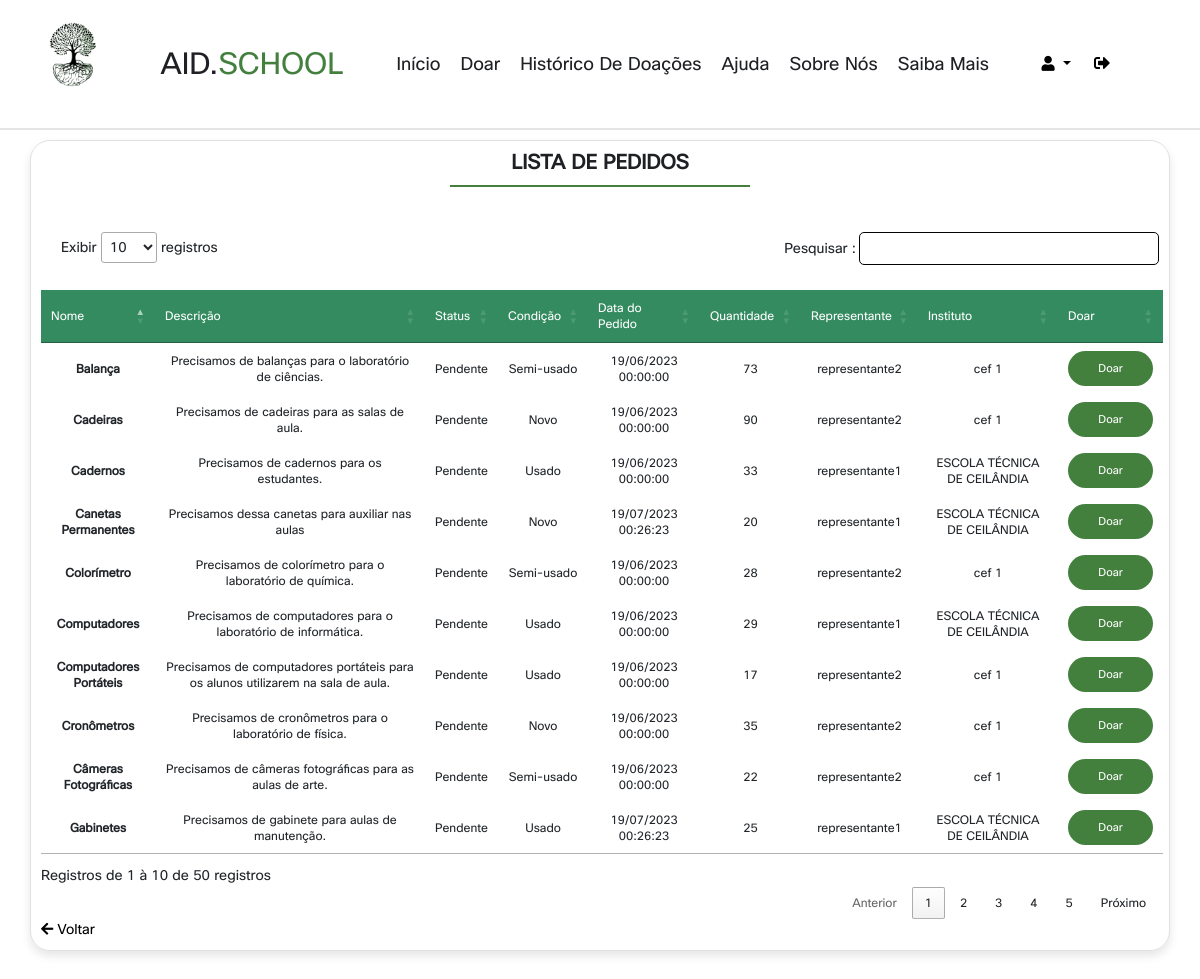
Page /VIEW/ListarPedidoDoador.php (signed in) on the committed database.
### tables this page shows
CREATE TABLE IF NOT EXISTS `pedido` (
  `idpedido` INT(10) NOT NULL AUTO_INCREMENT,
  `nomepedido` VARCHAR(45) NOT NULL,
  `descricaopedido` VARCHAR(120) NOT NULL,
  `condicao` VARCHAR(60) NOT NULL,
  `status` INT NOT NULL DEFAULT 1 COMMENT '1==PENDENTE\n2==EM ANDAMENTO\n3==CONCLUIDO',
  `datapedido` TIMESTAMP NOT NULL DEFAULT CURRENT_TIMESTAMP() ON UPDATE CURRENT_TIMESTAMP(),
  `quantidadepedido` VARCHAR(45) NOT NULL,
  `idinstituto` INT(10) NOT NULL,
  `idrepresentante` INT(11) NOT NULL,
  PRIMARY KEY (`idpedido`),
  INDEX `fk_pedido_Instituto1_idx` (`idinstituto` ASC),
  INDEX `fk_pedido_representante1_idx` (`idrepresentante` ASC),
  CONSTRAINT `fk_pedido_Instituto1`
    FOREIGN KEY (`idinstituto`)
    REFERENCES `instituto` (`idinstituto`)
    ON DELETE CASCADE
    ON UPDATE CASCADE,
  CONSTRAINT `fk_pedido_representante1`
    FOREIGN KEY (`idrepresentante`)
    REFERENCES `representante` (`idrepresentante`)
    ON DELETE CASCADE
    ON UPDATE CASCADE);

CREATE TABLE IF NOT EXISTS `representante` (
  `idrepresentante` INT(11) NOT NULL AUTO_INCREMENT,
  `nomerep` VARCHAR(60) NOT NULL,
  `cpfrep` VARCHAR(60) NOT NULL,
  `rgrep` VARCHAR(60) NOT NULL,
  `dtnascrep` DATE NOT NULL,
  `enderecorep` VARCHAR(60) NOT NULL,
  `emailrep` VARCHAR(60) NOT NULL,
  `telefonerep` VARCHAR(60) NOT NULL,
  `sexo` VARCHAR(60) NOT NULL,
  `idinstituto` INT(10) NOT NULL,
  `idusuario` INT(10) NOT NULL,
  PRIMARY KEY (`idrepresentante`),
  UNIQUE INDEX `matricula_UNIQUE` (`idrepresentante` ASC),
  UNIQUE INDEX `RG_UNIQUE` (`rgrep` ASC),
  UNIQUE INDEX `CPF_UNIQUE` (`cpfrep` ASC),
  INDEX `fk_representante_Instituto1_idx` (`idinstituto` ASC),
  INDEX `fk_representante_usuario1_idx` (`idusuario` ASC),
  CONSTRAINT `fk_representante_Instituto1`
    FOREIGN KEY (`idinstituto`)
    REFERENCES `instituto` (`idinstituto`)
    ON DELETE CASCADE
    ON UPDATE CASCADE,
  CONSTRAINT `fk_representante_usuario1`
    FOREIGN KEY (`idusuario`)
    REFERENCES `usuario` (`idusuario`)
    ON DELETE CASCADE
    ON UPDATE CASCADE);

CREATE TABLE IF NOT EXISTS `instituto` (
  `idinstituto` INT(10) NOT NULL AUTO_INCREMENT,
  `nomeinstituto` VARCHAR(60) NOT NULL,
  `emailinstituto` VARCHAR(60) NOT NULL,
  `telefoneinstituto` VARCHAR(60) NOT NULL,
  `enderecoinstituto` VARCHAR(60) NOT NULL,
  PRIMARY KEY (`idinstituto`));

### DAO/CONEXAO/CONEXAO.php (called while the page is built)
<?php
abstract class CONEXAO {
    private static $instance;
    public static function getInstance() {
        try {
            if (!isset(self::$instance)) {
                self::$instance = new PDO("mysql:host=localhost;dbname=dbdoar;charset=UTF8", "root", "");
                self::$instance->setAttribute(PDO::ATTR_ERRMODE, PDO::ERRMODE_EXCEPTION);
            }
            return self::$instance;
        } catch (PDOException $exc) {
            echo "Erro ao conectar o banco de dados :" . $exc->getMessage();
        }
    }
}
?>

### DAO/PedidoDAO.php (called while the page is built, shortened)
<?php
require_once 'CONEXAO/CONEXAO.php';
class PedidoDAO
{
    public $pdo = null;
    public function __construct()
    {
        $this->pdo = Conexao::getInstance();
    }
    public function Pesquisarconcluidos()
    {
        try {
            $sql = "select *,R.nomerep as REPRESENTANTE,I.nomeinstituto as INSTITUTO,date_format(datapedido,'%d/%m/%Y %H:%i:%s')as DATAFORMATADA,
                CASE WHEN status = 1 THEN 'Pendente'
                WHEN status = 2 THEN 'Andamento'
                ELSE 'Concluido'
                END AS STATUSPEDIDO
                from pedido P
                inner join representante R on R.idrepresentante=P.idrepresentante
                inner join instituto I on I.idinstituto=P.idinstituto
                WHERE status != 3;";
            $execucao = $this->pdo->prepare($sql);
            $execucao->execute();
            $pesquisa = $execucao->fetchALL(PDO::FETCH_ASSOC);
            return $pesquisa;
        } catch (PDOException $exc) {
            echo $exc->getMessage();
        }
    }
}

### VIEW/ListarPedidoDoador.php (the view, shortened to what this page needs)
<?php
require_once '../DAO/PedidoDAO.php';
$PedidoDAO = new PedidoDAO;
$resultado = $PedidoDAO->Pesquisarconcluidos($PedidoDAO);
?>
<!DOCTYPE html>
<html>
    <head>
        <link rel="stylesheet" href="https://cdnjs.cloudflare.com/ajax/libs/font-awesome/6.0.0/css/all.min.css">
        <link rel="stylesheet" href="https://cdnjs.cloudflare.com/ajax/libs/font-awesome/5.15.3/css/all.min.css" />
        <link rel="stylesheet" href="https://cdnjs.cloudflare.com/ajax/libs/bootstrap/4.6.1/css/bootstrap.min.css">
        <link rel="stylesheet" href="https://cdn.jsdelivr.net/npm/bootstrap@4.6.2/dist/css/bootstrap.min.css">
        <link rel="stylesheet" href="../CSS/listaPedidoDoador.css">
        <link rel="stylesheet" href="../CSS/NavbarperfilDoador.css">
        <link rel="stylesheet" type="text/css" href="//cdn.datatables.net/1.10.7/css/jquery.dataTables.css">
    </head>
    <body>
        <header class="header fixed-top">
            <div class="container">
                <div class="row align-items-center justify-content-between">
                    <img class="logo12" src="../IMAGES/logo sem fundo e texto.png" alt="logo do AID-SCHOOL">
                    <a href="InicioDoador.php" class="logo">AID.<span>SCHOOL</span></a>
                    <nav class="nav">
                        <a href="InicioDoador.php" target="_self">Início</a>
                        <a href="ListarPedidoDoador.php" target="_self">Doar</a>
                        <a href="HistoricoDoador.php" target="_self">Histórico de Doações</a>
                        <a href="AjudaDoador.php" target="_self">Ajuda</a>
                        <a href="SobrenosDoador.php" target="_self">Sobre Nós</a>
                        <a href="AjudaDoador.php" target="_self">Saiba mais</a>
                    </nav>
                    <div class="navbardrop">
                        <button type="button" class="dropdown-toggle" data-toggle="dropdown">
                            <i class="fas fa-user"></i>
                        </button>
                        <a onclick="confirmLogout()" target="_self">
                            <i class="fas fa-sign-out-alt" style="margin-left: 20px;"></i>
                        </a>
                    </div>
                </div>
            </div>
        </header>
        <div class="containerlistar">
            <h1 class="heading">Lista de Pedidos </h1>
            <table id='dataTable'>
                <thead>
                    <tr>
                        <td>Nome</td>
                        <td>Descrição</td>
                        <td>Status</td>
                        <td>Condição</td>
                        <td>Data do Pedido</td>
                        <td>Quantidade</td>
                        <td>Representante</td>
                        <td>Instituto</td>
                        <td>Doar</td>
                    </tr>
                </thead>
                <tbody>
                    <?php
                    foreach ($resultado as $r) {
                        echo "<tr>";
                        echo "<td>{$r["nomepedido"]}</td>";
                        echo "<td>{$r["descricaopedido"]}</td>";
                        echo "<td>{$r["STATUSPEDIDO"]}</td>";
                        echo "<td>{$r["condicao"]}</td>";
                        echo "<td>{$r["DATAFORMATADA"]}</td>";
                        echo "<td>{$r["quantidadepedido"]}</td>";
                        echo "<td>{$r["REPRESENTANTE"]}</td>";
                        echo "<td>{$r["INSTITUTO"]}</td>";
                        echo "<td><a class='doar' href='../VIEW/FazerDoacao.php?id={$r["idpedido"]}'>Doar</a></td>";
                        echo "</tr>";
                    }
                    ?>
                </tbody>
            </table>
            <a href="InicioDoador.php" class="left-button">
                <i class="fas fa-arrow-left"></i> Voltar
            </a>
        </div>
    </body>
</html>

### CSS/listaPedidoDoador.css (style rules this page uses)
a.left-button { text-decoration: none; color:black; }
.heading { text-align: center; font-size: 2rem; color: var(--COR7); text-transform: uppercase; font-weight: bolder; margin-bottom: 3rem; }
.heading::after { content: ""; display: block; width: 300px; height: 2px; background-color: var(--COR1); margin: 0 auto; margin-top: 10px; margin-bottom: 0px; }
.doar { display: block; margin: 0 auto; border-radius: 20px; padding: 1rem 3rem; background-color: var(--COR1); cursor: pointer; font-size: 1.1rem; color: var(--COR8); }
:root { --COR1:#43803E; --COR2:#6BCC62; --COR3:#145a0e; --COR4:#338b5f; --COR7:#1F2024; --font-Opensans: Open Sans, sans-serif; --font-Cisco-bold: font-CiscoSans; --font-Cisco-regular: font-CiscoSans2; --border:.2rem solid rgba(0,0,0,.1); --box-shadow:0 .5rem 1rem rgba(0,0,0,.1); }
.containerlistar { width: 95%; font-size: 14px; margin: 140 auto; padding: 10px; border: 1px solid #0000001e; border-collapse: collapse; border-radius: 20px; box-shadow:var(--box-shadow) ; }
table { width: 80%; margin-top: 0px; text-align: center; font-size: 12px; }
thead { background-color: var(--COR4); color: white; }
tbody td { padding: 10px; }
tbody td:first-child { font-weight: bold; border-collapse: collapse; }
tbody a { text-decoration: none; color: #000000; }

### CSS/NavbarperfilDoador.css (style rules this page uses)
:root { --COR1: #43803E; --COR2: #6BCC62; --COR3: #145a0e; --COR4: #338b5f; --COR7: #1F2024; --COR8: #ffffff; --COR10: #e7e7e7; --COR11: #024059; --COR12: #026873; --COR13: #0CABA8; --COR14: #015958; --COR15: #F28157; --COR16: #DB8244; --COR17: #FF9A75; --COR18: #BF6545; --font-Opensans: Open Sans, sans-serif; --font-Cisco-bold: font-CiscoSans; --font-Cisco-regular: font-CiscoSans2; --border: .2rem solid rgba(0, 0, 0, .1); --box-shadow: 0 .5rem 1rem rgba(0, 0, 0, .1); }
* { font-family: var(--font-Cisco-regular); margin: 0; padding: 0; box-sizing: border-box; outline: none; border: none; text-decoration: none !important; }
html { font-size: 62.5%; overflow-x: hidden; scroll-behavior: smooth; scroll-padding-top: 6.5rem; }
.dropdown-toggle { background-color: transparent; font-size: 15px; }
.fa-sign-out-alt { color: black; font-size: 16px; }
.navbardrop { margin-right: 60px; }
.header { padding: 2rem; border-bottom: var(--border); }
.logo12 { height: 11vh; margin: 0px; margin-bottom: 0px; }
.header .logo { display: inline-flex; align-items: center; font-size: 3rem; color: var(--COR7); margin: 0; }
.header .logo span { color: var(--COR1); }
.header .nav a { text-transform: capitalize; margin: 0 1rem; font-size: 1.8rem; color: var(--COR7); }

### rows in the picture
pedido: nomepedido "Gabinetes", descricaopedido "Precisamos de gabinete para aulas de manutenção.", STATUSPEDIDO "Pendente", condicao "Usado", DATAFORMATADA "19/07/2023 00:26:23", quantidadepedido "25", idrepresentante.nomerep "representante1", idinstituto.nomeinstituto "ESCOLA TÉCNICA DE CEILÂNDIA"
pedido: nomepedido "Canetas Permanentes", descricaopedido "Precisamos dessa canetas para auxiliar nas aulas", STATUSPEDIDO "Pendente", condicao "Novo", DATAFORMATADA "19/07/2023 00:26:23", quantidadepedido "20", idrepresentante.nomerep "representante1", idinstituto.nomeinstituto "ESCOLA TÉCNICA DE CEILÂNDIA"
pedido: nomepedido "Cadernos", descricaopedido "Precisamos de cadernos para os estudantes.", STATUSPEDIDO "Pendente", condicao "Usado", DATAFORMATADA "19/06/2023 00:00:00", quantidadepedido "33", idrepresentante.nomerep "representante1", idinstituto.nomeinstituto "ESCOLA TÉCNICA DE CEILÂNDIA"
pedido: nomepedido "Cadeiras", descricaopedido "Precisamos de cadeiras para as salas de aula.", STATUSPEDIDO "Pendente", condicao "Novo", DATAFORMATADA "19/06/2023 00:00:00", quantidadepedido "90", idrepresentante.nomerep "representante2", idinstituto.nomeinstituto "cef 1"
pedido: nomepedido "Computadores", descricaopedido "Precisamos de computadores para o laboratório de informática.", STATUSPEDIDO "Pendente", condicao "Usado", DATAFORMATADA "19/06/2023 00:00:00", quantidadepedido "29", idrepresentante.nomerep "representante1", idinstituto.nomeinstituto "ESCOLA TÉCNICA DE CEILÂNDIA"
pedido: nomepedido "Cronômetros", descricaopedido "Precisamos de cronômetros para o laboratório de física.", STATUSPEDIDO "Pendente", condicao "Novo", DATAFORMATADA "19/06/2023 00:00:00", quantidadepedido "35", idrepresentante.nomerep "representante2", idinstituto.nomeinstituto "cef 1"
pedido: nomepedido "Computadores Portáteis", descricaopedido "Precisamos de computadores portáteis para os alunos utilizarem na sala de aula.", STATUSPEDIDO "Pendente", condicao "Usado", DATAFORMATADA "19/06/2023 00:00:00", quantidadepedido "17", idrepresentante.nomerep "representante2", idinstituto.nomeinstituto "cef 1"
pedido: nomepedido "Colorímetro", descricaopedido "Precisamos de colorímetro para o laboratório de química.", STATUSPEDIDO "Pendente", condicao "Semi-usado", DATAFORMATADA "19/06/2023 00:00:00", quantidadepedido "28", idrepresentante.nomerep "representante2", idinstituto.nomeinstituto "cef 1"
pedido: nomepedido "Balança", descricaopedido "Precisamos de balanças para o laboratório de ciências.", STATUSPEDIDO "Pendente", condicao "Semi-usado", DATAFORMATADA "19/06/2023 00:00:00", quantidadepedido "73", idrepresentante.nomerep "representante2", idinstituto.nomeinstituto "cef 1"
pedido: nomepedido "Câmeras Fotográficas", descricaopedido "Precisamos de câmeras fotográficas para as aulas de arte.", STATUSPEDIDO "Pendente", condicao "Semi-usado", DATAFORMATADA "19/06/2023 00:00:00", quantidadepedido "22", idrepresentante.nomerep "representante2", idinstituto.nomeinstituto "cef 1"
